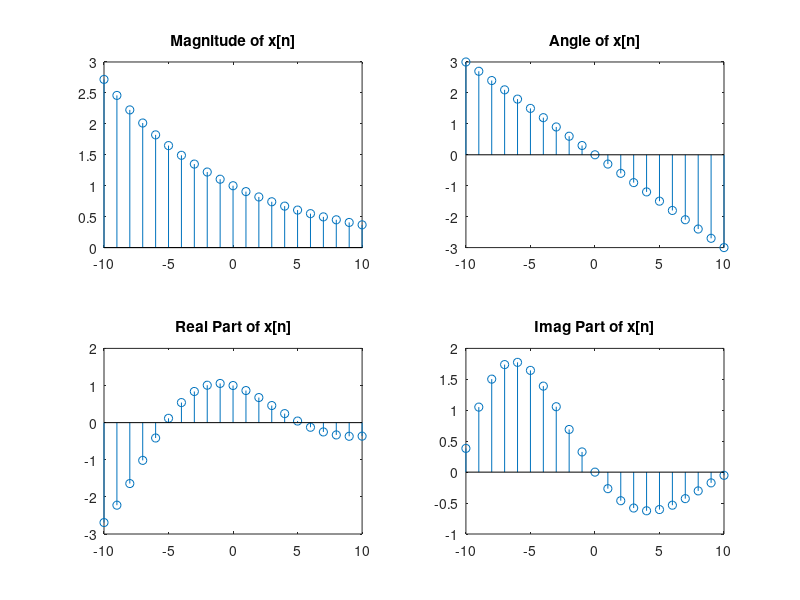

Recreate this plot in MATLAB.
rng(1611);
%% PROBLEM2

n=-10:10;
x=exp(-(0.1+1i.*0.3).*n);

figure()
subplot(2,2,1)
stem(n,abs(x));
title('Magnitude of x[n]');
subplot(2,2,2)
stem(n,angle(x));
title('Angle of x[n]');
subplot(2,2,3)
stem(n,real(x));
title('Real Part of x[n]');
subplot(2,2,4)
stem(n,imag(x));
title('Imag Part of x[n]');
